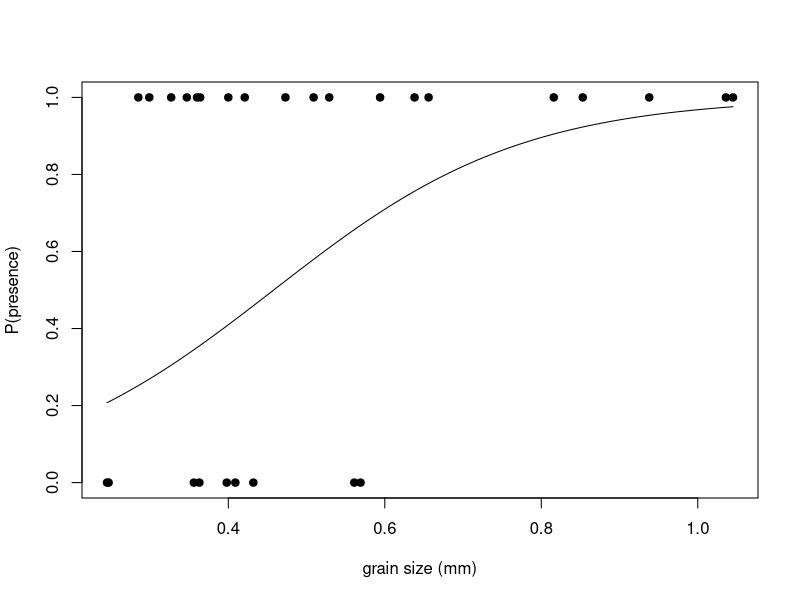

This chart was generated by the following R code:
rm(list=ls())
par(mfrow=c(1,1))

x = c(0.245, 0.247,	0.285,	0.299,	0.327,  0.347,	0.356,	0.36,	  0.363,	0.364,	
      0.398, 0.4,	  0.409,	0.421,	0.432,	0.473,	0.509,	0.529,	0.561,	0.569,	
      0.594, 0.638,	0.656,	0.816,	0.853,	0.938,	1.036,  1.045)
y = c(0,0,1,1,1,1,0,1,0,1,0,1,0,1,0,1,1,1,0,0,1,1,1,1,1,1,1,1)
xgrid = seq(from=min(x), to=max(x),length=101)
corr_x = xgrid-mean(xgrid)
alpha = 1.177
beta = 6.294 
p_logit = exp(alpha + beta*corr_x)/(1+exp(alpha + beta*corr_x))
plot(xgrid,p_logit,xlab="grain size (mm)",ylab="P(presence)",pch=20,type = "l",
     ylim=c(0,1))
points(x,y,pch=19)